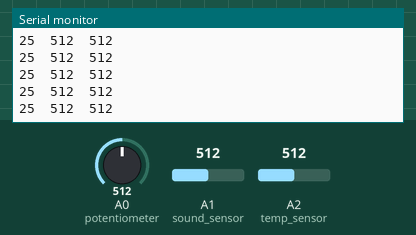
Simulated run of this sketch. Board: Arduino Uno, built with avr-gcc and run on an emulated ATmega328P. On the bench: the last lines printed to the serial monitor. Inputs (shaded band) come from the test bench; at power-on: A2 (temp_sensor) = 512, A0 (potentiometer) = 512, A1 (sound_sensor) = 512.

Above: at 5.7 s.
5.8 s: A2 (temp_sensor) set to 351
At 5.87 s:
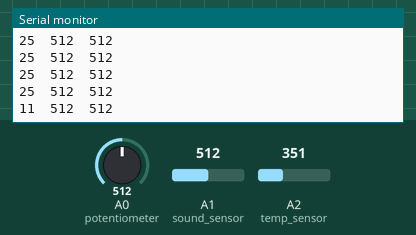
8.8 s: A2 (temp_sensor) set to 325
At 8.8 s:
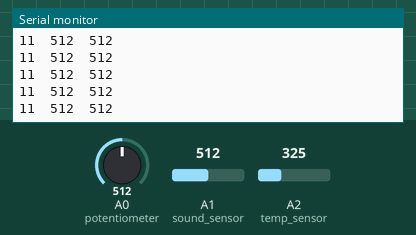
Timing chart, 0 to 11.8 s (numbered marks = the images above; inputs shaded):
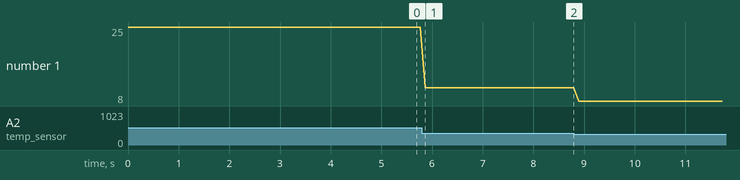

Measured:
- after the input at 5.8 s, the serial monitor: prints a new line after 0.06 s (image 1)
- plotted number 1: 25 → 11 after the input at 5.8 s, 11 → 8 after the input at 8.8 s

The sketch:

3sensors_v2.ino
```cpp
int potentiometer = A0;
int sound_sensor = A1;
int temp_sensor = A2;

float temperature;
int B=3975;      //B value of the thermistor
float resistance;


void setup() {
  // put your setup code here, to run once:
  Serial.begin(9600);

  pinMode(potentiometer, INPUT);
  pinMode(sound_sensor, INPUT);
  pinMode(temp_sensor, INPUT);

}

void loop() {
  // put your main code here, to run repeatedly:
  //below temperature values are already figured out in Arduino - download the libraries!
  int val = analogRead(temp_sensor);
  resistance=(float)(1023-val)*10000/val;
  temperature=1/(log(resistance/10000)/B+1/298.15)-273.15;
  Serial.print(int(temperature));
  Serial.print("\t");
      // '\t' means tab
      //printing (displaying in bar below) the temperature and then a '\t' (meaning tab over)

  val = analogRead(potentiometer);
  Serial.print(int(val));
  Serial.print("\t");
  //after above tab after temperature it will print the potentiometer reading

  val = analogRead(sound_sensor);
  Serial.print(int(val));
  Serial.print("\t");
  //after above tab after potentiometer it will print the sound sensor reading

  Serial.println();
  // it will print a line at the end

  delay(100);
}
```
